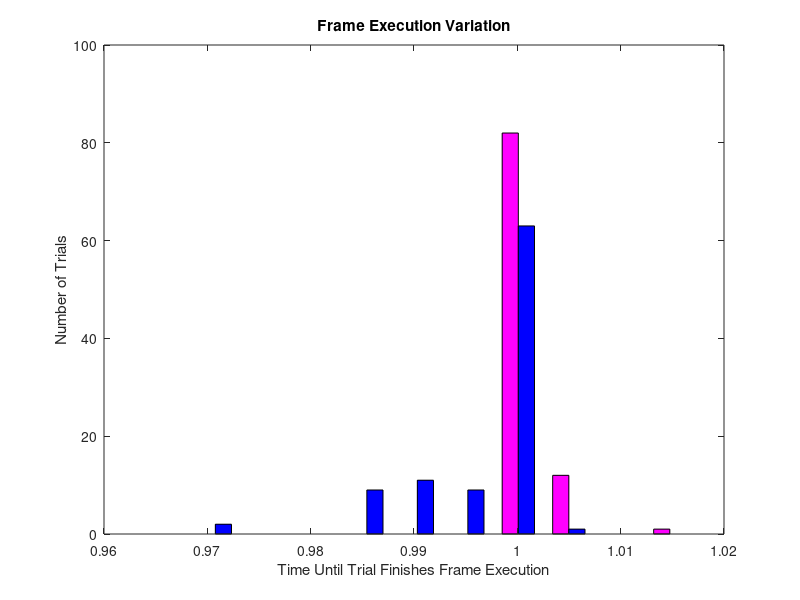
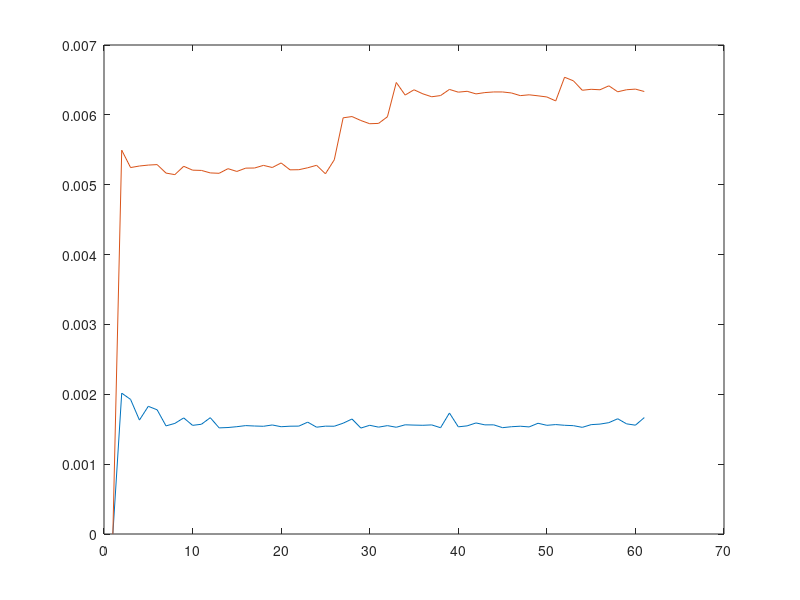

MATLAB code for these plots, in order: (Note: this script raises an error after producing the figures.)

original_data = load('Original_TAFC_Performance.mat');
original_data = original_data.dots_time;

coh_drop_data = load('coh_drop_TAFC_performance.mat');
coh_drop_data = coh_drop_data.dots_time;
% 
% coh_drop_data_improve = load('coh_drop_TAFC_performance_improved.mat');
% coh_drop_data_improve = coh_drop_data_improve.dots_time;

[o1,o2] = size(original_data);
[c1,c2] = size(coh_drop_data);
% [d1,d2] = size(coh_drop_data_improve);

figure()
%plot last timepoint to get full trial length
hist(cat(2, original_data(:,o2), coh_drop_data(:,c2)), 10);
%hist(original_data(:,o2));
%hold on
%hist(coh_drop_data(:,c2));
h = findobj(gca,'Type','patch');
set(h(1),'Facecolor','b');
set(h(2),'Facecolor','m');
title('Frame Execution Variation');
xlabel('Time Until Trial Finishes Frame Execution');
ylabel('Number of Trials');


all_std = cat(1,std(original_data), std(coh_drop_data));

figure()
%blue is original
%orange is coh_drops
p = plot((1:61),all_std(1,:),(1:61), all_std(2,:));
p(2).Color = 'b';
p(1).LineWidth = 2;
p(1).Color = 'm';
title('Standard Deviation of Respective frame execuation across trials')
xlabel('Frame Number')
ylabel('Standard Deviation of Frame Execution Time Across All Trials')
